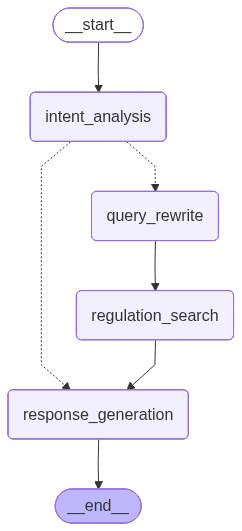

This chart was generated by the following Python code:
# -*- coding: utf-8 -*-
"""
法規查詢和分析 Graph

專門針對法規查詢優化的 Graph，支援：
- 條文精確查詢
- 情境化查詢
- 引用關係追蹤
- 法規條文比對

流程：START → intent_analysis → query_rewrite → regulation_search →
      reference_expansion → response_generation → END
"""
from typing import TypedDict, List, Dict, Any
try:
    from typing import NotRequired  # Python 3.11+
except ImportError:
    from typing_extensions import NotRequired  # Python < 3.11

import json
from langchain_core.messages import BaseMessage, SystemMessage
from langgraph.graph import StateGraph, START, END
from langgraph.graph.state import CompiledStateGraph
from loguru import logger

from app.modules.graphs.utils import (
    prepare_multimodal_message,
    parse_json_with_fallback,
    format_retrieval_results,
    extract_text_content,
)
from app.utils.regulation_utils import sort_article_nums


class RegulationGraphState(TypedDict):
    """法規 Graph 狀態"""
    # 對話歷史
    messages: List[BaseMessage]
    rewrite_context: List[BaseMessage]

    # 使用者輸入
    user_query: str
    collection_ids: List[int]
    attachments: NotRequired[List[Dict[str, Any]]]

    # 意圖分析
    is_regulation_query: bool
    query_type: str  # "article_lookup"(條文查詢), "scenario"(情境查詢), "comparison"(對比查詢), "interpretation"(解釋查詢)
    intent_reason: str

    # 查詢重構
    rewritten_queries: List[str]
    target_articles: List[str]  # 明確指定的條文編號

    # 檢索結果
    retrieval_results: List[Dict[str, Any]]

    # 最終輸出
    final_response: str
    cited_articles: List[str]  # 回應中引用的條文

    # 自訂提示詞
    custom_system_prompt: NotRequired[str]  # 自訂系統提示詞 - 非必需欄位


def create_regulation_graph(
    settings,
    llm_provider,
    retrieval_service
) -> CompiledStateGraph:
    """
    建立法規查詢 Graph

    Args:
        settings: 應用設定
        llm_provider: LLM Provider 實例
        retrieval_service: 檢索服務實例

    Returns:
        CompiledStateGraph: 編譯後的 Graph
    """
    llm = llm_provider.to_langchain_llm()

    # ==================== 節點定義 ====================

    async def intent_analysis_node(state: RegulationGraphState) -> RegulationGraphState:
        """
        意圖分析節點：判斷查詢類型

        查詢類型：
        - article_lookup: 直接查詢條文（如"第3條是什麼"）
        - scenario: 情境查詢（如"有人在夜市裡買了一隻在籠中打鬥的雞來賭博，這個行為違反哪條？"）
        - comparison: 對比查詢（如"第3條和第8條的關係"）
        - interpretation: 解釋查詢（如"第3條怎麼理解"）
        """
        system_prompt = """你是法規查詢分析專家。請分析使用者的問題，判斷查詢類型。

查詢類型：
1. article_lookup（條文查詢）：
   - 直接詢問特定條文的內容
   - 例如："第3條是什麼"、"第10條的規定"

2. scenario（情境查詢）：
   - 描述具體情境，詢問適用哪條法規
   - 例如："我家貓咪在夜裡從四樓窗戶跳出受傷，我沒有立即帶去獸醫，會觸法嗎？"、"有人在街上看到有人用棍子揍流浪貓，請問那個人可能觸犯哪條？"

3. comparison（對比查詢）：
   - 比較多個條文的關係或差異
   - 例如："第3條和第8條有什麼關係"、"這兩條的區別"

4. interpretation（解釋查詢）：
   - 詢問條文的含義或如何理解
   - 例如："第3條怎麼理解"、"這條是什麼意思"

請以 JSON 格式回答：
{
    "is_regulation_query": true/false,
    "query_type": "article_lookup/scenario/comparison/interpretation",
    "reason": "繁體中文判斷理由"
}"""

        messages = [SystemMessage(content=system_prompt)]
        messages.extend(state["rewrite_context"])
        messages.append(prepare_multimodal_message(
            user_query=state["user_query"],
            attachments=state.get("attachments")
        ))

        response = await llm.ainvoke(messages)
        result, success = parse_json_with_fallback(
            extract_text_content(response.content),
            fallback_value={
                "is_regulation_query": True,
                "query_type": "scenario",
                "reason": "預設為情境查詢"
            },
            context="意圖分析",
            user_query=state["user_query"]
        )

        logger.info(
            f"[RegulationGraph] 意圖分析：{result.get('query_type', 'scenario')}, "
            f"理由：{result.get('reason', '')}"
        )

        return {
            **state,
            "is_regulation_query": result.get("is_regulation_query", True),
            "query_type": result.get("query_type", "scenario"),
            "intent_reason": result.get("reason", "")
        }

    async def query_rewrite_node(state: RegulationGraphState) -> RegulationGraphState:
        """
        查詢重構節點：針對法規優化查詢

        根據查詢類型重構查詢：
        - article_lookup: 提取條文編號
        - scenario: 提取關鍵情境和法律概念
        - comparison: 提取要比較的條文
        - interpretation: 確定要解釋的條文
        """
        query_type = state["query_type"]

        if query_type == "article_lookup":
            system_prompt = """你的任務是從使用者問題中提取條文編號。

這是「單純條文內容查詢」，只需要找到條文本身的內容，不需要額外的解釋或比較。

規則：
1. 提取所有明確的條文編號（如"第3條"、"第10條"）
2. queries 設為空數組 []（因為只需要條文本身的內容）
3. 如果沒有明確編號，則不填 target_articles，改用 queries 生成檢索關鍵詞

範例 1（單個條文）：
問題：「動物保護法第3條是什麼？」
回答：{"target_articles": ["3"], "queries": []}

範例 2（多個條文）：
問題：「第3條、第5條和第8條的內容是什麼？」
回答：{"target_articles": ["3", "5", "8"], "queries": []}

範例 3（無明確條文）：
問題：「關於虐待動物的規定是什麼？」
回答：{"target_articles": [], "queries": ["虐待動物規定", "動物保護法相關條文"]}

以 JSON 格式回答：
{
    "target_articles": ["3"],  // 條文編號列表（純數字字串）
    "queries": []  // 對於單純條文查詢，設為空數組
}"""

        elif query_type == "scenario":
            system_prompt = """你的任務是將使用者的問題改寫為完整的情境描述，最少一個，最多三個，用於檢索法規資料庫中的情境範例。

這是「情境查詢」，使用者描述了具體的場景或行為，詢問適用的法規。

【重要原則】
資料庫中儲存的是「完整的情境描述句子」（平均 15-30 字），例如：
- 「寵物受傷後沒有立即送醫治療，飼主會不會違法？」
- 「看到有人用棍子打流浪狗，這算不算虐待動物？」
- 「養的貓生病了但沒錢看醫生，會不會觸犯法律？」

你的查詢必須生成類似格式的完整句子，才能匹配到這些情境。

【改寫規則】
1. **保持完整語意上下文**（15-30 字）
   ✓ 正確：「寵物受傷後沒有立即送醫治療，飼主會不會違法？」
   ✗ 錯誤：「帶去獸醫」「責任」「受傷」（過短的關鍵詞無法匹配）

2. **使用口語化、生活化的表達**
   - 保留「人、動物、行為、場景」的完整要素
   - 使用日常用語，避免過度法律術語
   - 可以用疑問句或陳述句

3. **從不同角度改寫 1-3 個變體**
   - 變體 1：保持使用者原問題的核心表述
   - 變體 2：換個角度或換個說法
   - 變體 3：擴展或簡化場景細節

4. **保留場景細節和具體對象**
   - ✓ 保留：「流浪狗」「寵物」「貓」「受傷」「生病」「打」「關籠子」
   - ✗ 移除：過度抽象化為「動物」「飼養」「義務」

5. **條文編號處理**
   - target_articles 通常設為空數組（情境查詢很少直接提到條文）
   - 如果問題明確提到條文編號，才提取純數字（如 ["3", "5"]）

【範例】

✓ 正確示範：
問題：「我家的狗受傷了，但我沒有馬上帶去看醫生，這樣會違法嗎？」
{
    "target_articles": [],
    "queries": [
        "寵物受傷後沒有立即送醫治療，飼主會不會違法？",
        "動物生病或受傷時，主人有義務帶去獸醫嗎？",
        "家裡的貓或狗受傷了，如果不馬上處理會有法律責任嗎？"
    ]
}

✗ 錯誤示範（過短的關鍵詞）：
{
    "target_articles": [],
    "queries": ["帶去獸醫", "責任", "受傷"]  // 太短，無法匹配情境描述
}

輸出格式：
{
    "target_articles": [],  // 純數字條文編號，如 ["3", "5"]
    "queries": ["完整情境描述1（15-30字）", "完整情境描述2", "完整情境描述3"]
}"""

        elif query_type == "comparison":
            system_prompt = """你的任務是提取要比較的條文，並生成比較的角度。

這是「條文比對查詢」，需要找到多個條文並理解它們之間的關係。

規則：
1. 提取所有要比較的條文編號
2. 生成有助於理解比較角度的查詢詞（如：差異、關係、適用範圍等）

範例：
問題：「第3條和第5條有什麼不同？」
回答：{"target_articles": ["3", "5"], "queries": ["條文差異", "適用範圍比較"]}

以 JSON 格式回答：
{
    "target_articles": ["3", "5"],  // 要比較的條文編號
    "queries": ["條文差異", "適用範圍"]  // 比較的角度
}"""

        else:  # interpretation
            system_prompt = """你的任務是確定要解釋的條文，並生成解釋的角度。

這是「法規解釋查詢」，需要深入理解條文的含義、適用情境或實際應用。

規則：
1. 提取要解釋的條文編號
2. 根據問題生成解釋的角度（如：適用情境、實際案例、法律意義等）

範例 1（適用範圍）：
問題：「第3條適用於哪些情況？」
回答：{"target_articles": ["3"], "queries": ["適用情境", "適用範圍"]}

範例 2（實際案例）：
問題：「第5條在實務上如何應用？」
回答：{"target_articles": ["5"], "queries": ["實際案例", "實務應用"]}

以 JSON 格式回答：
{
    "target_articles": ["3"],  // 要解釋的條文編號
    "queries": ["適用情境", "實際案例"]  // 解釋的角度
}"""

        messages = [SystemMessage(content=system_prompt)]
        messages.extend(state["rewrite_context"])
        messages.append(prepare_multimodal_message(
            user_query=state["user_query"],
            attachments=state.get("attachments")
        ))

        response = await llm.ainvoke(messages)
        result, success = parse_json_with_fallback(
            extract_text_content(response.content),
            fallback_value={"target_articles": [], "queries": [state["user_query"]]},
            context="查詢重構",
            user_query=state["user_query"]
        )

        # 限制查詢數量（最多 3 個）
        if "queries" in result and isinstance(result["queries"], list):
            if len(result["queries"]) > 3:
                logger.warning(
                    f"[RegulationGraph] 查詢數量超過限制 ({len(result['queries'])} > 3)，截取前 3 個"
                )
                result["queries"] = result["queries"][:3]

        logger.info(
            f"[RegulationGraph] 查詢重構：目標條文 {result.get('target_articles', [])}, "
            f"查詢 {result.get('queries', [])}"
        )

        return {
            **state,
            "target_articles": result.get("target_articles", []),
            "rewritten_queries": result.get("queries", [state["user_query"]])
        }

    async def regulation_search_node(state: RegulationGraphState) -> RegulationGraphState:
        """
        法規檢索節點：根據查詢類型選擇最優檢索策略

        策略：
        1. 明確條文編號 → 使用 get_articles_by_nums()（快速精確，避免誤匹配）
        2. 情境查詢 → 使用 cross_collection_search()（向量檢索）
        """
        collection_ids = state["collection_ids"]
        target_articles = state.get("target_articles", [])
        queries = state.get("rewritten_queries", [])

        all_results = []

        # 策略1: 精確條文查詢（使用 metadata 直接查詢）
        if target_articles:
            logger.info(f"[RegulationGraph] 精確檢索條文（使用 get_articles_by_nums）：{target_articles}")
            documents = await retrieval_service.get_articles_by_nums(
                article_nums=target_articles,
                collection_ids=collection_ids,
                chunk_type="regulation_article"
            )
            all_results = [doc.to_dict() for doc in documents]

        # 策略2: 情境查詢（使用向量檢索）
        elif queries:
            logger.info(f"[RegulationGraph] 情境檢索（使用向量檢索）：{queries}")
            for query in queries:
                documents = await retrieval_service.cross_collection_search(
                    queries=[query],
                    collection_ids=collection_ids,
                    top_k=settings.RAG_RETRIEVER_TOP_K
                )
                results = [doc.to_dict() for doc in documents]
                all_results.extend(results)

            # 去重（根據 article_num）
            seen_articles = set()
            unique_results = []
            for result in all_results:
                metadata = result.get("metadata", {})
                article_num = metadata.get("article_num")
                if article_num and article_num not in seen_articles:
                    seen_articles.add(article_num)
                    unique_results.append(result)
                elif not article_num:
                    unique_results.append(result)

            all_results = unique_results

        logger.info(f"[RegulationGraph] 檢索完成：共 {len(all_results)} 個結果")

        return {
            **state,
            "retrieval_results": all_results[:10]  # 限制結果數量
        }

    # ==================== 已停用：引用擴展功能 ====================
    # 停用原因：增加上下文複雜度，導致 LLM 回答不穩定、出現幻覺
    # 停用日期：2025-11-13
    # 決策依據：多次測試發現簡化上下文後回答更穩定準確
    #
    # async def reference_expansion_node(state: RegulationGraphState) -> RegulationGraphState:
    #     """
    #     引用關係擴展節點：根據引用關係找到相關條文
    #
    #     對於檢索到的每個條文：
    #     - 查找它引用的其他條文（forward_refs）
    #     - 查找引用它的其他條文（backward_refs）
    #     """
    #     retrieval_results = state.get("retrieval_results", [])
    #     collection_ids = state["collection_ids"]
    #     related_articles = []
    #
    #     # 收集所有需要擴展的條文編號
    #     referenced_article_nums = set()
    #
    #     for result in retrieval_results:
    #         metadata = result.get("metadata", {})
    #         forward_refs = metadata.get("references_to", [])
    #         backward_refs = metadata.get("referenced_by", [])
    #
    #         # 防禦性處理：確保引用列表是正確的類型
    #         # 雖然檢索層應該已經處理了反序列化，這裡作為雙重保險
    #         if isinstance(forward_refs, str):
    #             try:
    #                 forward_refs = json.loads(forward_refs) if forward_refs.strip() else []
    #                 logger.warning(
    #                     f"[RegulationGraph] references_to 為字串(已解析為列表): {forward_refs}"
    #                 )
    #             except (json.JSONDecodeError, ValueError):
    #                 logger.error(
    #                     f"[RegulationGraph] references_to JSON 解析失敗: {forward_refs}"
    #                 )
    #                 forward_refs = []
    #
    #         if isinstance(backward_refs, str):
    #             try:
    #                 backward_refs = json.loads(backward_refs) if backward_refs.strip() else []
    #                 logger.warning(
    #                     f"[RegulationGraph] referenced_by 為字串(已解析為列表): {backward_refs}"
    #                 )
    #             except (json.JSONDecodeError, ValueError):
    #                 logger.error(
    #                     f"[RegulationGraph] referenced_by JSON 解析失敗: {backward_refs}"
    #                 )
    #                 backward_refs = []
    #
    #         # 確保是列表類型
    #         if not isinstance(forward_refs, list):
    #             logger.error(
    #                 f"[RegulationGraph] references_to 類型異常: {type(forward_refs)}"
    #             )
    #             forward_refs = []
    #
    #         if not isinstance(backward_refs, list):
    #             logger.error(
    #                 f"[RegulationGraph] referenced_by 類型異常: {type(backward_refs)}"
    #             )
    #             backward_refs = []
    #
    #         referenced_article_nums.update(forward_refs)
    #         referenced_article_nums.update(backward_refs)
    #
    #     # 過濾無效的條文編號
    #     def is_valid_article_num(num) -> bool:
    #         """
    #         驗證條文編號是否有效
    #
    #         支援格式：
    #         - 純數字：3, 10, 25
    #         - 分支條文：3-1, 25-1, 6-2
    #
    #         不支援格式：
    #         - 空值、負數、零
    #         - 包含非法字符
    #         """
    #         if not num:
    #             return False
    #
    #         # 轉換為字串並清理
    #         num_str = str(num).strip()
    #
    #         if not num_str:
    #             return False
    #
    #         try:
    #             # 檢查是否為分支條文格式 (如 "25-1", "6-1")
    #             if "-" in num_str:
    #                 parts = num_str.split("-")
    #                 # 必須恰好有兩部分
    #                 if len(parts) != 2:
    #                     return False
    #
    #                 # 兩部分都必須是正整數
    #                 main_num = int(parts[0])
    #                 sub_num = int(parts[1])
    #
    #                 return main_num > 0 and sub_num > 0
    #
    #             # 檢查純數字格式
    #             if num_str.isdigit():
    #                 return int(num_str) > 0
    #
    #             # 其他格式一律拒絕
    #             return False
    #
    #         except (ValueError, AttributeError):
    #             logger.warning(
    #                 f"[RegulationGraph] 條文編號驗證失敗: {num_str}"
    #             )
    #             return False
    #
    #     valid_article_nums = {num for num in referenced_article_nums if is_valid_article_num(num)}
    #
    #     if len(referenced_article_nums) != len(valid_article_nums):
    #         invalid_nums = referenced_article_nums - valid_article_nums
    #         logger.warning(
    #             f"[RegulationGraph] 引用擴展：過濾掉 {len(invalid_nums)} 個無效條文編號：{invalid_nums}"
    #         )
    #
    #     # 檢索相關條文
    #     if valid_article_nums:
    #         logger.debug(
    #             f"[RegulationGraph] 引用擴展：檢索 {len(valid_article_nums)} 個有效相關條文"
    #         )
    #
    #         # ✅ 使用直接 metadata 查詢，避免完整的向量檢索流程
    #         # 效能：約 2ms/條文（vs 向量檢索的 200ms/條文）
    #         # ✅ 使用排序確保每次選擇相同的引用條文（條文編號最小的前 5 個）
    #         sorted_article_nums = sort_article_nums(list(valid_article_nums))
    #         documents = await retrieval_service.get_articles_by_nums(
    #             article_nums=sorted_article_nums[:5],  # 限制數量：取條文編號最小的前 5 個
    #             collection_ids=collection_ids,
    #             chunk_type="regulation_article"
    #         )
    #
    #         # 將 Document 對象轉換為字典格式
    #         related_articles = [doc.to_dict() for doc in documents]
    #
    #     logger.info(f"[RegulationGraph] 引用擴展完成：找到 {len(related_articles)} 個相關條文")
    #
    #     return {
    #         **state,
    #         "related_articles": related_articles
    #     }
    # ==================== 已停用結束 ====================

    async def response_generation_node(state: RegulationGraphState) -> RegulationGraphState:
        """
        回應生成節點：基於檢索結果生成專業回應

        回應要求：
        - 法規問題：引用具體條文並提供法律依據
        - 非法規問題：禮貌地說明系統僅能回答法規相關問題
        """
        # 取得狀態資訊
        query_type = state.get("query_type", "scenario")
        is_regulation_query = state.get("is_regulation_query", True)
        retrieval_results = state.get("retrieval_results", [])

        # 格式化檢索結果
        main_context = format_retrieval_results(retrieval_results)
        has_retrieval = bool(retrieval_results)

        # 構建系統提示詞
        if state.get("custom_system_prompt"):
            # 使用自訂提示詞作為基礎
            system_prompt = state["custom_system_prompt"]

            # 如果有檢索結果，附加到自訂提示詞後面
            if has_retrieval:
                system_prompt += f"\n\n---\n\n檢索到的條文：\n{main_context}"
        else:
            # 使用預設提示詞
            # 根據查詢類型調整 system prompt
            if not is_regulation_query:
                # 非法規問題：禮貌回覆
                system_prompt = """您好，我是專門用於法規查詢的 AI 助理。

很抱歉，我目前只能回答與法規相關的問題，例如：
- 查詢特定法規條文的內容
- 解釋法規條文的含義和適用情境
- 分析具體情境是否觸犯法規
- 比較不同條文之間的關係

如果您有任何法規相關的問題，歡迎隨時向我提問！"""
            else:
                # 法規問題：正常處理
                if query_type == "article_lookup":
                    task_instruction = "請提供該條文的完整內容，並說明其適用情境。"
                elif query_type == "scenario":
                    task_instruction = "請根據使用者描述的情境，說明適用哪些法規條文，並引用具體條文內容作為法律依據。"
                elif query_type == "comparison":
                    task_instruction = "請比較相關條文的內容，說明它們之間的關係或差異。"
                else:  # interpretation
                    task_instruction = "請解釋條文的含義，並說明其適用情境和實際應用。"

                system_prompt = f"""你是專業的法規諮詢專家。請基於檢索到的法規條文回答使用者的問題。

{task_instruction}

回答要求：
1. **引用條文**: 必須引用具體的條文（格式：根據【法規名稱】第X條...）
2. **語言風格**: 用清晰、專業但易懂的語言解釋
3. **檢索結果不足**: 如果檢索結果不足以回答，請誠實說明

---

**【重要】參考連結規範**：

在回答的最後，必須附上參考連結區塊：

**參考連結區塊**（必須）
   - 來源：從「檢索到的條文」中提取
   - 選擇邏輯：
     * 優先選擇在正文中**直接引用**的條文
     * 按條文編號**升序排列**（如第3條 → 第5條 → 第10條）
     * 最多列出 **5 條**
   - 格式：直接複製檢索結果中的【參考連結】區塊（保持 Markdown 格式不變）

**注意事項**：
- 不要憑空創造條文編號或連結
- 參考連結必須使用檢索結果中提供的完整 URL

---

回答格式範例：
根據您描述的情境，此行為違反動物保護法第10條...（正文內容）

【參考連結】
• [動物保護法 第3條](https://law.moj.gov.tw/...)
• [動物保護法 第10條](https://law.moj.gov.tw/...)

---

檢索到的條文：
{main_context}
"""
        logger.debug(f"[RegulationGraph] 系統最終提示詞: {system_prompt}")
        messages = [SystemMessage(content=system_prompt)]
        messages.extend(state["messages"])
        messages.append(prepare_multimodal_message(
            user_query=state["user_query"],
            attachments=state.get("attachments")
        ))

        response = await llm.ainvoke(messages)

        logger.info(f"[RegulationGraph] 回應生成完成")

        return {
            **state,
            "final_response": extract_text_content(response.content),
            "cited_articles": []  # TODO: 從回應中提取引用的條文
        }

    # ==================== 條件路由函數 ====================

    def route_after_intent(state: RegulationGraphState) -> str:
        """
        根據意圖分析結果決定路由

        Returns:
            - "response_generation": 非法規問題，直接生成回應
            - "query_rewrite": 法規問題，進行查詢重構
        """
        if not state.get("is_regulation_query", True):
            logger.info("[RegulationGraph] 非法規問題，跳過檢索流程")
            return "response_generation"
        else:
            logger.info("[RegulationGraph] 法規問題，進入查詢重構")
            return "query_rewrite"

    # ==================== 構建 Graph ====================

    builder = StateGraph(RegulationGraphState)

    # 添加節點
    builder.add_node("intent_analysis", intent_analysis_node)
    builder.add_node("query_rewrite", query_rewrite_node)
    builder.add_node("regulation_search", regulation_search_node)
    # builder.add_node("reference_expansion", reference_expansion_node)  # 已停用
    builder.add_node("response_generation", response_generation_node)

    # 定義流程
    builder.add_edge(START, "intent_analysis")

    # 條件分支：根據是否為法規問題決定路徑
    builder.add_conditional_edges(
        "intent_analysis",
        route_after_intent,
        {
            "query_rewrite": "query_rewrite",
            "response_generation": "response_generation"
        }
    )

    builder.add_edge("query_rewrite", "regulation_search")
    builder.add_edge("regulation_search", "response_generation")
    # builder.add_edge("reference_expansion", "response_generation")  # 已停用
    builder.add_edge("response_generation", END)

    # 編譯
    graph = builder.compile()

    logger.info("[RegulationGraph] Graph 編譯完成")

    return graph


# ============ 主程式 (用於生成流程圖) ============
# 在backend目錄下使用模組方式執行
# uv run python -m app.modules.graphs.definitions.regulation_graph
if __name__ == "__main__":
    from pathlib import Path
    import sys
    import asyncio

    # Windows 平台修正
    if sys.platform == 'win32':
        asyncio.set_event_loop_policy(asyncio.WindowsSelectorEventLoopPolicy())

    # 添加專案路徑 (backend 目錄)
    # regulation_graph.py 在: backend/app/modules/graphs/definitions/
    # 需要回到 backend/ 目錄
    backend_root = Path(__file__).parent.parent.parent.parent.parent
    sys.path.insert(0, str(backend_root))

    from app.core.config import settings
    from app.llm.factory import LLMProviderFactory
    from app.core.resource_manager import get_resource_manager

    print("=" * 60)
    print("生成 Regulation Graph 流程圖...")
    print("=" * 60)

    async def main():
        # 初始化 ResourceManager (需要 RetrievalService)
        rm = get_resource_manager()
        print("[INFO] 正在初始化系統資源 (需要載入 AI 模型)...")
        await rm.initialize()

        # 建立 LLM Provider
        llm_provider = rm.llm_provider
        print(f"[OK] LLM Provider 初始化完成: {type(llm_provider).__name__}")

        # 建立 RetrievalService
        from app.modules.retrieval.service import RetrievalService
        retrieval_service = RetrievalService(hybrid_retriever=rm.hybrid_retriever)
        print("[OK] RetrievalService 建立完成")

        # 建立 Graph
        app = create_regulation_graph(settings, llm_provider, retrieval_service)
        print("[OK] Regulation Graph 建立完成")

        # 生成流程圖並儲存為 PNG
        output_path = Path(__file__).parent / "regulation_graph.png"

        try:
            # 取得 Mermaid 圖表並轉換為 PNG
            png_data = app.get_graph().draw_mermaid_png()

            with open(output_path, "wb") as f:
                f.write(png_data)

            print(f"[OK] 流程圖已生成: {output_path}")
            print("=" * 60)
        except Exception as e:
            print(f"[ERROR] 生成流程圖失敗: {e}")
            print("提示: 請確保已安裝 graphviz 和相關依賴")
            print("=" * 60)
            sys.exit(1)
        finally:
            # 清理資源
            await rm.cleanup()

    # 執行
    asyncio.run(main())
